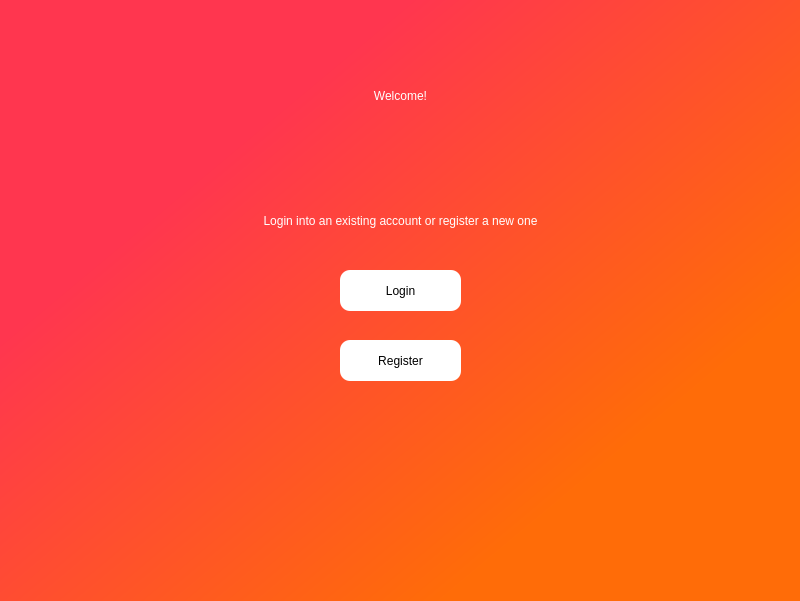
<?xml version="1.0" encoding="UTF-8"?>
<ui version="4.0">
 <class>Dialog</class>
 <widget class="QDialog" name="Dialog">
  <property name="geometry">
   <rect>
    <x>0</x>
    <y>0</y>
    <width>800</width>
    <height>601</height>
   </rect>
  </property>
  <property name="windowTitle">
   <string>Dialog</string>
  </property>
  <widget class="QWidget" name="widget" native="true">
   <property name="geometry">
    <rect>
     <x>0</x>
     <y>0</y>
     <width>801</width>
     <height>601</height>
    </rect>
   </property>
   <property name="styleSheet">
    <string notr="true">background-color:qlineargradient(spread:pad, x1:0.778, y1:0.749636, x2:0.222, y2:0.25, stop:0 rgba(255, 108, 8, 255), stop:0.935 rgba(255, 54, 79, 255))</string>
   </property>
   <widget class="QLabel" name="welcome_label">
    <property name="geometry">
     <rect>
      <x>0</x>
      <y>40</y>
      <width>801</width>
      <height>111</height>
     </rect>
    </property>
    <property name="styleSheet">
     <string notr="true">background-color: transparent;
font: 87 24pt &quot;Arial Black&quot;;
color: rgb(255, 255, 255);</string>
    </property>
    <property name="text">
     <string>Welcome!</string>
    </property>
    <property name="alignment">
     <set>Qt::AlignCenter</set>
    </property>
   </widget>
   <widget class="QPushButton" name="login_btn">
    <property name="geometry">
     <rect>
      <x>340</x>
      <y>270</y>
      <width>121</width>
      <height>41</height>
     </rect>
    </property>
    <property name="styleSheet">
     <string notr="true">border-color: rgb(255, 255, 255);
background-color: rgb(255, 255, 255);
border-radius: 10px;
border: 2px;</string>
    </property>
    <property name="text">
     <string>Login</string>
    </property>
   </widget>
   <widget class="QPushButton" name="register_btn">
    <property name="geometry">
     <rect>
      <x>340</x>
      <y>340</y>
      <width>121</width>
      <height>41</height>
     </rect>
    </property>
    <property name="styleSheet">
     <string notr="true">border-color: rgb(255, 255, 255);
background-color: rgb(255, 255, 255);
border-radius: 10px;
border: 2px;</string>
    </property>
    <property name="text">
     <string>Register</string>
    </property>
   </widget>
   <widget class="QLabel" name="info_label">
    <property name="geometry">
     <rect>
      <x>0</x>
      <y>190</y>
      <width>801</width>
      <height>61</height>
     </rect>
    </property>
    <property name="styleSheet">
     <string notr="true">background-color: transparent;
font: 11pt &quot;Arial&quot;;
color: rgb(255, 255, 255);</string>
    </property>
    <property name="text">
     <string>Login into an existing account or register a new one</string>
    </property>
    <property name="alignment">
     <set>Qt::AlignCenter</set>
    </property>
   </widget>
  </widget>
 </widget>
 <resources/>
 <connections/>
</ui>
